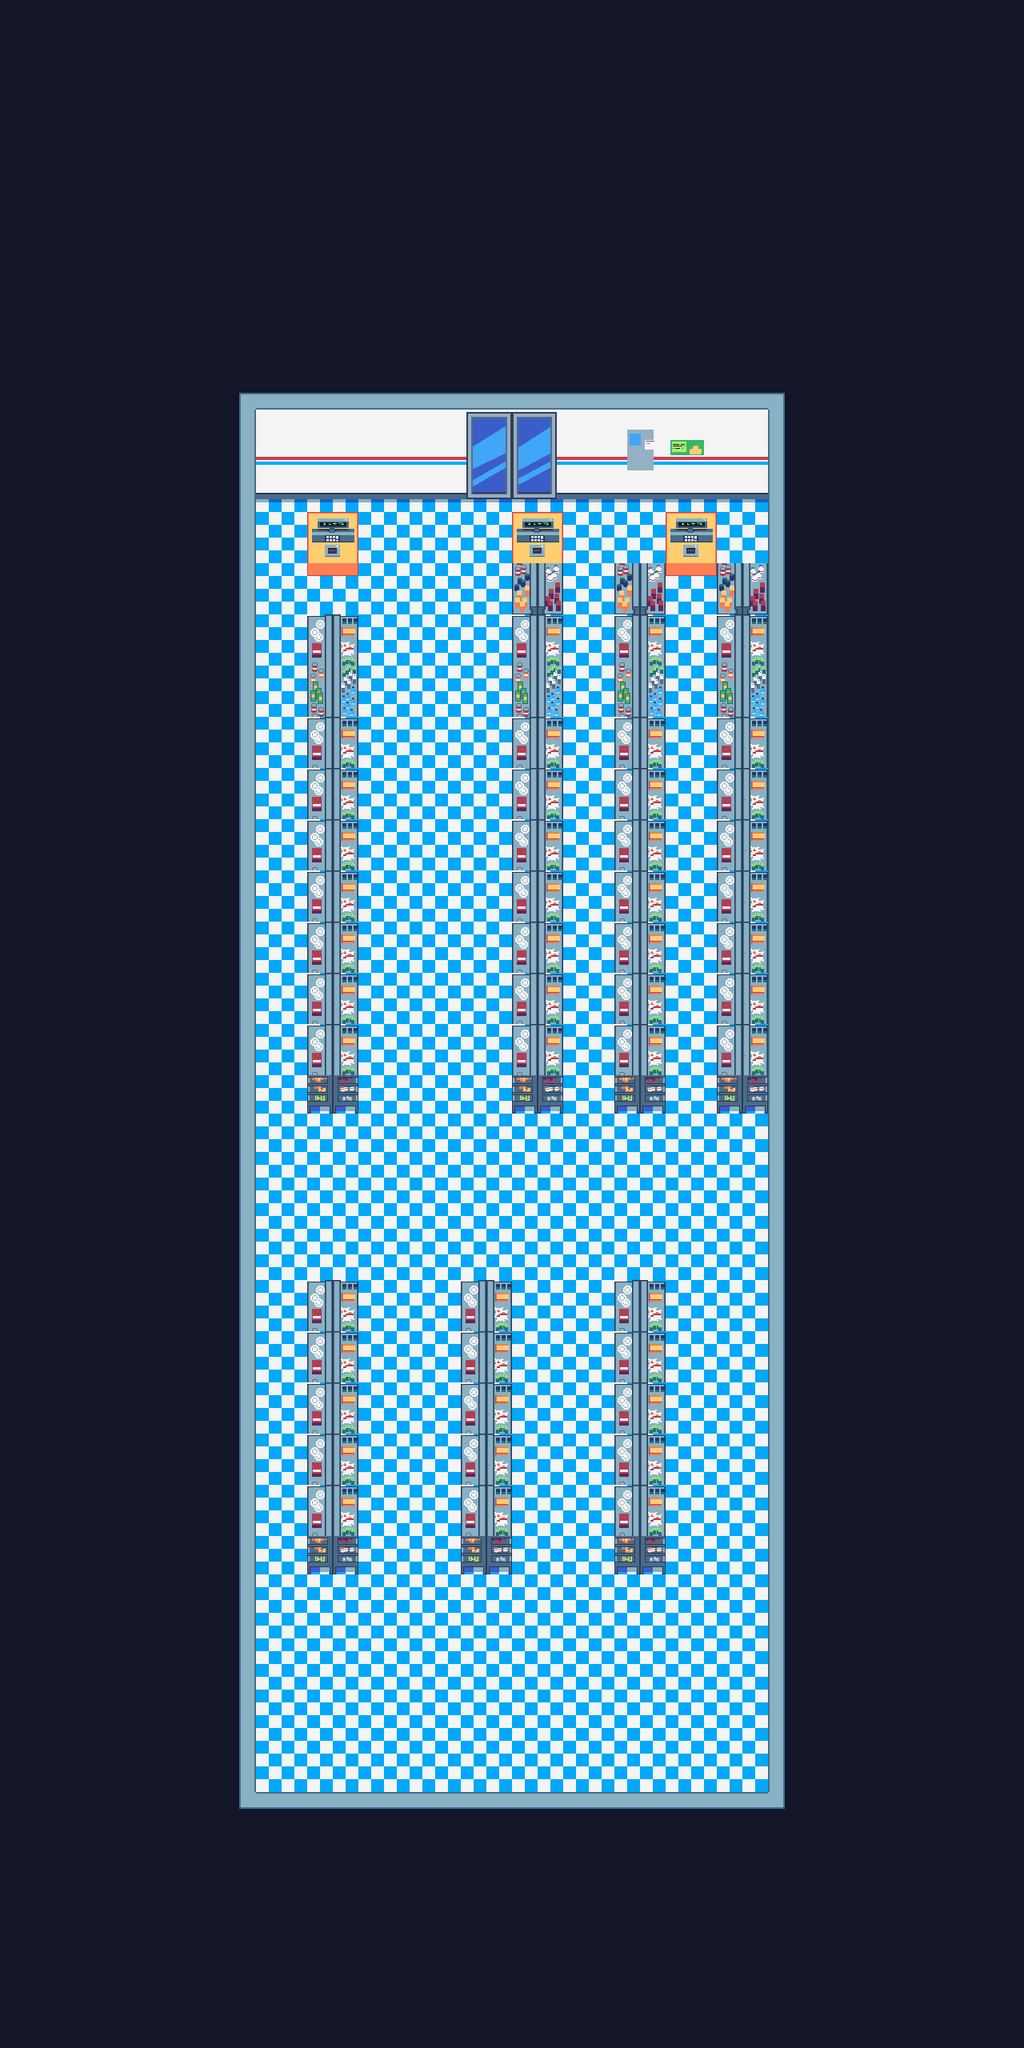

This game map was drawn from its Tiled (.tmx) file and the tilesets committed beside it. A one-line description and the trimmed map source follow:
An orthogonal 20x40 tile map with 64x64 px tiles, 2 tile layers (Floor, Mock Items), 2 tilesets and 32 objects (Exit, Player).

<map version="1.2" tiledversion="1.3.4" orientation="orthogonal" renderorder="right-down" width="20" height="40" tilewidth="64" tileheight="64" infinite="0" nextlayerid="7" nextobjectid="49">
 <tileset firstgid="1" name="tileset" tilewidth="64" tileheight="64" tilecount="42" columns="7">
  <image source="../tilesv3.png" width="448" height="384" />
 </tileset>
 <tileset firstgid="43" name="items_set" tilewidth="32" tileheight="32" tilecount="16" columns="4">
  <image source="../items_set.png" width="128" height="128" />
 </tileset>
 <layer id="1" name="Floor" width="20" height="40">
  <data>[800 cells, 800 non-empty, 26 distinct tile ids]</data>
 </layer>
 <objectgroup color="#55ff00" id="2" name="Items">
  <object id="17" x="848" y="924.333" width="32" height="32">
   <properties>
    <property name="filename" value="soap.png" />
   </properties>
  </object>
  <object id="18" x="714.848" y="1230" width="32" height="32">
   <properties>
    <property name="filename" value="apple.png" />
   </properties>
  </object>
  <object id="24" x="717.333" y="1059.76" width="32" height="32">
   <properties>
    <property name="filename" value="apple.png" />
   </properties>
  </object>
  <object id="25" x="723.394" y="914.303" width="32" height="32">
   <properties>
    <property name="filename" value="apple.png" />
   </properties>
  </object>
  <object id="26" x="856.727" y="1617.33" width="32" height="32">
   <properties>
    <property name="filename" value="apple.png" />
   </properties>
  </object>
  <object id="27" x="856.727" y="1747.64" width="32" height="32">
   <properties>
    <property name="filename" value="apple.png" />
   </properties>
  </object>
  <object id="28" x="856.727" y="1865.82" width="32" height="32">
   <properties>
    <property name="filename" value="apple.png" />
   </properties>
  </object>
  <object id="29" x="853.697" y="1153.7" width="32" height="32">
   <properties>
    <property name="filename" value="soap.png" />
   </properties>
  </object>
  <object id="30" x="490.061" y="1641.58" width="32" height="32">
   <properties>
    <property name="filename" value="soap.png" />
   </properties>
  </object>
  <object id="31" x="493.091" y="1790.06" width="32" height="32">
   <properties>
    <property name="filename" value="soap.png" />
   </properties>
  </object>
  <object id="32" x="493.091" y="1908.24" width="32" height="32">
   <properties>
    <property name="filename" value="soap.png" />
   </properties>
  </object>
 </objectgroup>
 <objectgroup color="#000000" id="6" name="Walls">
  <object id="34" x="384" y="1604" width="58" height="312" />
  <object id="35" x="576" y="1606" width="58" height="319" />
  <object id="36" x="768" y="1606" width="58" height="320" />
  <object id="37" x="642" y="644" width="58" height="699.5" />
  <object id="38" x="770" y="708" width="56" height="634.5" />
  <object id="39" x="386" y="772" width="60" height="574" />
  <object id="40" x="898" y="710" width="56" height="636.5" />
  <object id="41" x="390" y="644" width="60" height="70" />
  <object id="42" x="834" y="644" width="60" height="66" />
  <object id="43" x="8" y="2252" width="1260" height="116" />
  <object id="44" x="336" y="2464" width="4" />
  <object id="45" x="124" y="412" width="184" height="2008" />
  <object id="47" x="72.7273" y="409.091" width="1139.39" height="166.667" />
  <object id="48" x="960.606" y="254.545" width="172.727" height="2236.36" />
 </objectgroup>
 <objectgroup color="#aa0000" id="3" name="Enemies">
  <object id="12" x="512" y="1216" width="64" height="64">
   <properties>
    <property name="type" value="normal" />
   </properties>
  </object>
  <object id="21" x="452" y="656" width="64" height="64">
   <properties>
    <property name="type" value="normal" />
   </properties>
  </object>
  <object id="22" x="704" y="1448" width="64" height="64">
   <properties>
    <property name="type" value="normal" />
   </properties>
  </object>
  <object id="23" x="836" y="2100" width="64" height="64">
   <properties>
    <property name="type" value="normal" />
   </properties>
  </object>
  <object id="33" x="510.424" y="961.939" width="64" height="64">
   <properties>
    <property name="type" value="normal" />
   </properties>
  </object>
 </objectgroup>
 <objectgroup color="#aa00ff" id="4" name="Other">
  <object id="9" name="Exit" x="572" y="644" width="64" height="64" />
  <object id="10" name="Player" x="380" y="2116" width="64" height="64" />
 </objectgroup>
 <layer id="5" name="Mock Items" width="20" height="40">
  <data>[800 cells, 0 non-empty, 0 distinct tile ids]</data>
 </layer>
</map>
